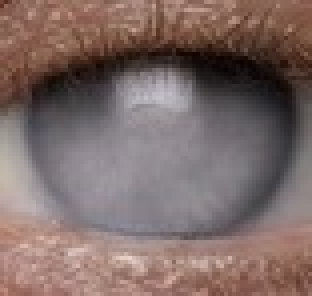
#> input picture data/raw/train/mild/mild (2).jpg, 78 x 74 px (shown 4 times larger); its folder holds only this picture in this run
$ python data_preprocessing.py
#> lines starting #> are read from the running program, lines starting #| are printed output that depends on the picture
# preprocess_data.py

import os
import numpy as np
import cv2
from pathlib import Path

def apply_dft(image):
    """
    Áp dụng Discrete Fourier Transform (DFT) lên ảnh đầu vào.
    """
    gray = cv2.cvtColor(image, cv2.COLOR_BGR2GRAY)
    dft = cv2.dft(np.float32(gray), flags=cv2.DFT_COMPLEX_OUTPUT)
    dft_shift = np.fft.fftshift(dft)
    magnitude_spectrum = cv2.magnitude(dft_shift[:, :, 0], dft_shift[:, :, 1])
    return magnitude_spectrum

def extract_dft_features(image):
    """
    Áp dụng DFT và trích xuất các đặc trưng tần số từ ảnh đầu vào.
    """
    gray = cv2.cvtColor(image, cv2.COLOR_BGR2GRAY)
    dft = cv2.dft(np.float32(gray), flags=cv2.DFT_COMPLEX_OUTPUT)
    dft_shift = np.fft.fftshift(dft)

    # Tính magnitude spectrum
    magnitude_spectrum = cv2.magnitude(dft_shift[:, :, 0], dft_shift[:, :, 1])

    # Tính các đặc trưng tần số thống kê (mean, std, max, min)
    mean = np.mean(magnitude_spectrum)
    std = np.std(magnitude_spectrum)
    max_val = np.max(magnitude_spectrum)
    min_val = np.min(magnitude_spectrum)

    # Trả về các đặc trưng tần số
    return [mean, std, max_val, min_val]

def preprocess_data(input_dir, output_dir, img_size=(128, 128)):
    """
    Tiền xử lý dữ liệu: resize ảnh, áp dụng DFT và lưu đặc trưng vào thư mục mới.
    """
#> called with input_dir = 'data/raw/train', output_dir = 'data/processed', img_size = (128, 128)
    input_dir = Path(input_dir)
    output_dir = Path(output_dir)

    # Tạo thư mục đầu ra nếu chưa tồn tại
    output_dir.mkdir(parents=True, exist_ok=True)

    # Kiểm tra từng danh mục trong thư mục đầu vào
    for category in input_dir.iterdir():
        if category.is_dir():
            category_output_dir = output_dir / category.name
            category_output_dir.mkdir(exist_ok=True)

            # Duyệt từng tệp ảnh trong danh mục
            for img_file in category.iterdir():
                try:
                    # Đọc ảnh
                    image = cv2.imread(str(img_file))
#> image is the input picture: shape (74, 78, 3); mean B, G, R 103.9, 107.2, 126.3
                    if image is None:
                        print(f"Không thể đọc ảnh: {img_file}. Bỏ qua.")
                        continue

                    # Resize ảnh và áp dụng DFT để trích xuất đặc trưng
                    image = cv2.resize(image, img_size)
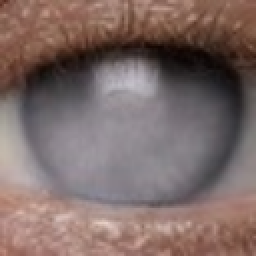
#> image: shape (128, 128, 3) (shown 2 times larger); mean B, G, R 103.8, 107, 126.2
                    features = extract_dft_features(image)
#> in extract_dft_features, `gray = cv2.cvtColor(image, cv2.COLOR_BGR2GRAY)`:
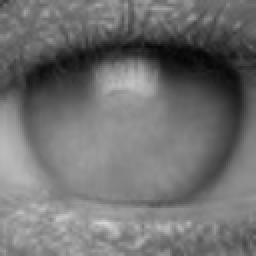
#> gray: shape (128, 128) (shown 2 times larger); min 6, max 214, mean 112.4
#> in extract_dft_features, `mean = np.mean(magnitude_spectrum)`: mean = 934.4
#> in extract_dft_features, `std = np.std(magnitude_spectrum)`: std = 15205.4
#> in extract_dft_features, `max_val = np.max(magnitude_spectrum)`: max_val = 1840982
#> in extract_dft_features, `min_val = np.min(magnitude_spectrum)`: min_val = 1.72
#> features = [934.4, 15205.4, 1840982, 1.72]

                    if features is not None:
                        # Lưu đặc trưng vào file (có thể là .csv hoặc .npy)
                        output_path = category_output_dir / (img_file.stem + '.npy')
                        np.save(str(output_path), features)  # Lưu dưới dạng file numpy
                        print(f"Đã xử lý và lưu đặc trưng: {output_path}")
                except Exception as e:
                    print(f"Lỗi khi xử lý tệp {img_file}: {e}")
#> pass 2 of the loop in preprocess_data, `for category in input_dir.iterdir():`:
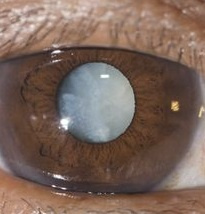
#> input picture data/raw/train/moderate/moderate (2).jpg, 205 x 214 px
#> in preprocess_data, image is the input picture: shape (214, 205, 3); mean B, G, R 90.1, 100.7, 122.9
#> in preprocess_data, `image = cv2.resize(image, img_size)`:
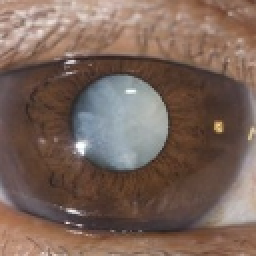
#> image: shape (128, 128, 3) (shown 2 times larger); mean B, G, R 90, 100.6, 122.7
#> in extract_dft_features (call 2), `gray = cv2.cvtColor(image, cv2.COLOR_BGR2GRAY)`:
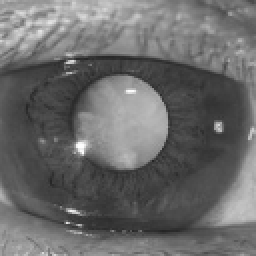
#> gray: shape (128, 128) (shown 2 times larger); min 36, max 254, mean 106
#> mean = 1560.4
#> std = 14467.5
#> max_val = 1736187.9
#> min_val = 3.98
#> features = [1560.4, 14467.5, 1736187.9, 3.98]

if __name__ == "__main__":
    input_dir = "data/raw/train"  # Thư mục chứa dữ liệu gốc
    output_dir = "data/processed"  # Thư mục lưu dữ liệu đã xử lý
    preprocess_data(input_dir, output_dir)
